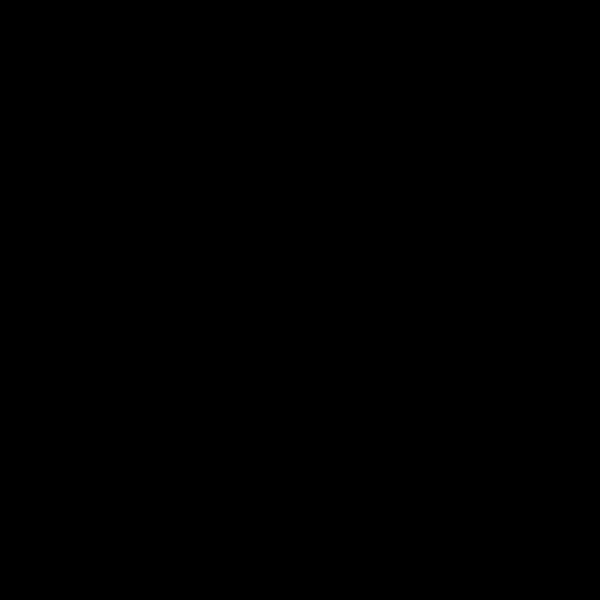
Frame 1 (no input)
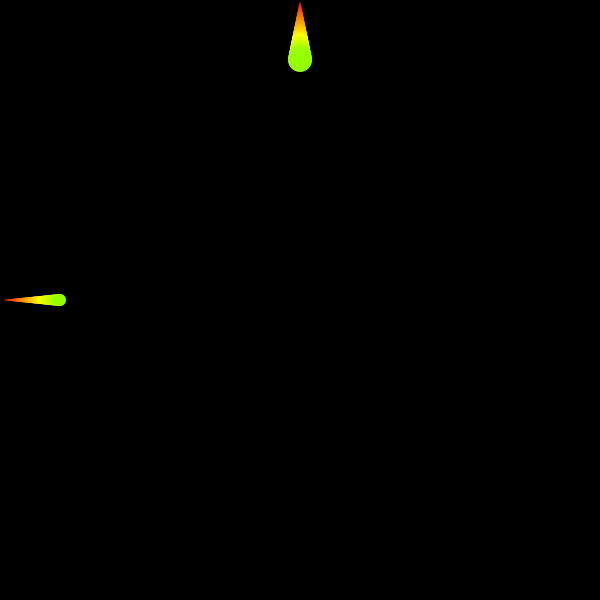
Frame 60 (the mouse pressed at the canvas centre just before this capture)
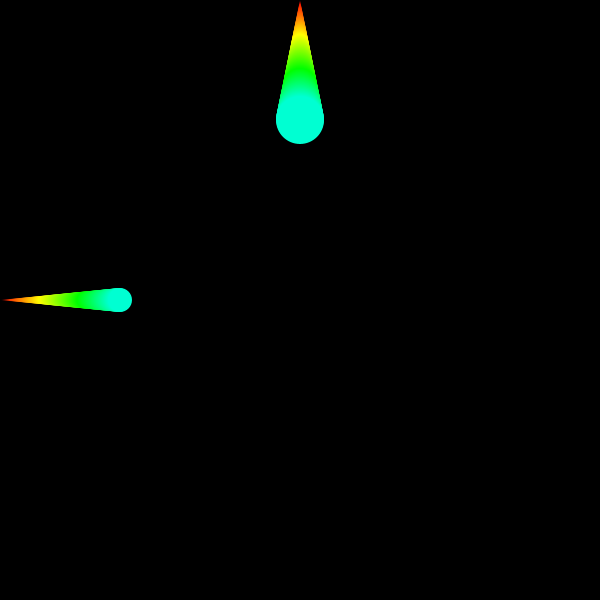
Frame 120 (the mouse held since frame 60 and released just before this capture)

The Processing sketch that drew these frames (run headless with seeded random() and noise(); from frame 60 on, the mouse is pressed at the canvas centre):

// Processing sketch: Exercise_A4
// ── Exercise_A4.pde
// Michael Lam
// March 9, 2018
// Beautiful, growing, colourful circles.

// Last updated May 26, 2018
// - Canvas size decreased to accomodate Assignment 2
// - Colours now match those of example image found in exercise instructions
//    - Circles now begin as red
//    - Changed saturation to be constant (255)
// - Size of circles now increase at different rates

int n = 0;
float circleSize1 = 0, circleSize2 = 0;

void setup() {
  size(600, 600);
  background(0);
  noStroke();
  colorMode(HSB);
}

void draw() {
  n += 1;
  circleSize1 += 0.4;
  circleSize2 += 0.2;
  fill(n % 255, 255, 255);
  ellipse(300, 0 + n, circleSize1, circleSize1);
  ellipse(0 + n, 300, circleSize2, circleSize2);
}
